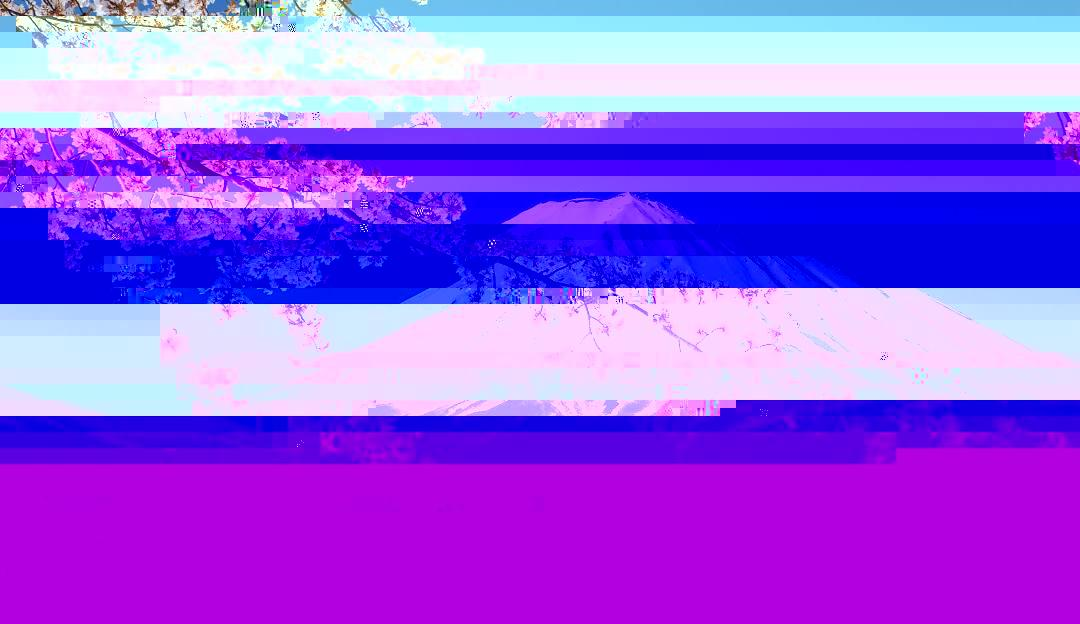
#> input picture glitched_image.jpg, 1080 x 624 px
$ jupyter execute glitch_hunt.ipynb
#> lines starting #> are read from the running program, lines starting #| are printed output that depends on the picture; after the words box and inside, x2 and y2 are one past the last pixel; in counts of white or black regions, pixels touching at a corner belong together
[cell 1]
with open("glitched_image.jpg", "rb") as f:
    data = f.read()
print(len(data))

[cell 2]
with open("glitched_image.jpg", "rb") as f:
    data = f.read()

print("Header bytes:", data[:10])
print("Ending bytes:", data[-10:])

[cell 3]
from PIL import Image

try:
    img = Image.open("glitched_image.jpg")
#> img is the input picture: PIL image 1080x624 RGB; mean R, G, B 152.7, 91.9, 238.6
    img.save("fixed_image.jpg", "JPEG")
    print("Re-encoded successfully!")
except Exception as e:
    print("Error:", e)

[cell 4]
import cv2

img = cv2.imread("glitched_image.jpg")
#> img: shape (624, 1080, 3)
cv2.imwrite("fixed_image.jpg", img)
#> Out = True

[cell 5]
from PIL import Image
import numpy as np

img = Image.open("glitched_image.jpg")
arr = np.array(img)
print("Shape:", arr.shape)
#| Shape: (624, 1080, 3)

[cell 6]
from PIL import Image
import numpy as np

img = Image.open("glitched_image.jpg")
arr = np.array(img)

# Compute the average color across the image
mean_color = arr.mean(axis=(0, 1))
#> mean_color = [152.7, 91.89, 238.6]

# Detect abnormal (glitched) horizontal lines by brightness jumps
row_diff = np.abs(np.diff(arr.mean(axis=(1, 2))))
#> row_diff = 623 values, max 98.72 at index 415, min 0 at index 369, mean 1.52
threshold = np.mean(row_diff) + 3*np.std(row_diff)
#> threshold = 24.49
glitch_rows = np.where(row_diff > threshold)[0]
#> glitch_rows = [15, 31, 111, 127, 143, 175, 191, 207, 287, 303, 399, 415]

# Replace glitched rows with average color (simple visual repair)
for r in glitch_rows:
    arr[r] = mean_color
#> this loop made 12 passes
#> r on passes 1 to 12: 15, 31, 111, 127, 143, 175, 191, 207, 287, 303, 399, 415
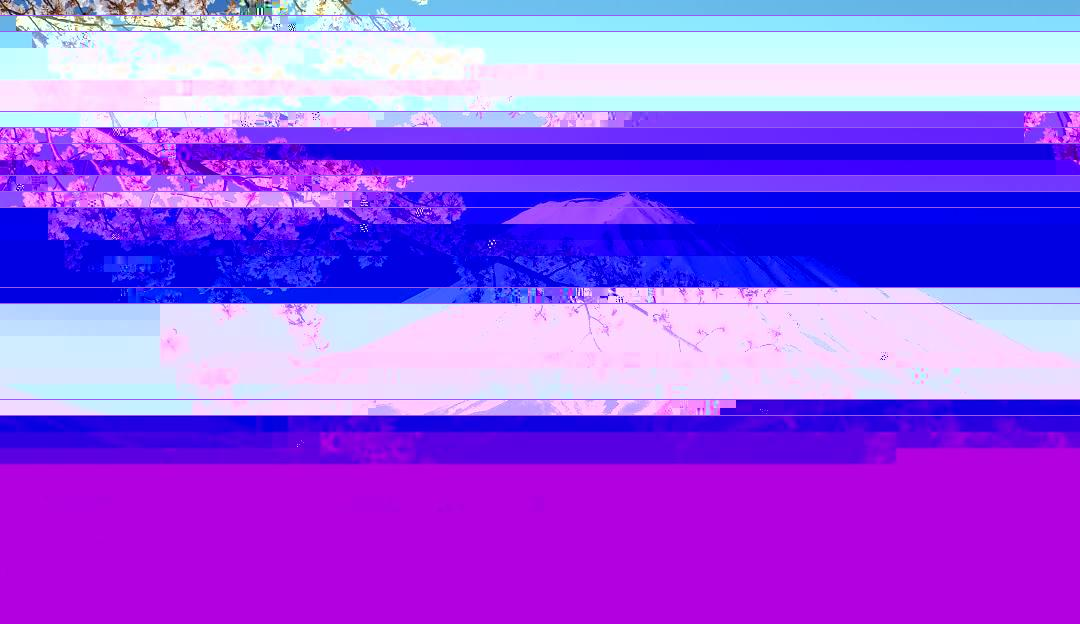
#> arr: shape (624, 1080, 3); 1.92% of pixels changed, all inside (x1, y1, x2, y2) = (0, 15, 1080, 416)

Image.fromarray(arr.astype('uint8')).save("fixed_image.jpg")
print("Glitch rows fixed:", len(glitch_rows))
#| Glitch rows fixed: 12

[cell 7]
from PIL import Image
import numpy as np

img = Image.open("glitched_image.jpg")
arr = np.array(img)
print(arr)
#> (printed output is left out)

[cell 8]
import matplotlib.pyplot as plt

plt.imshow(arr[:])
plt.show()

[cell 9]
import matplotlib.pyplot as plt

plt.figure(figsize=(12,6))  # make figure bigger
plt.imshow(arr[0:50, :, :])  # select first 50 rows, all columns
plt.axis('off')  # hide axes
plt.show()
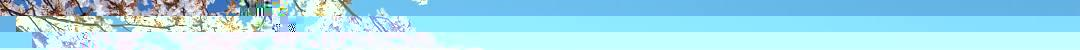
#> shown: shape (50, 1080, 3); mean R, G, B 164.2, 219.1, 235.8

[cell 10]
# Display first 50 rows
plt.imshow(arr[:50, :, :])
plt.show()

# Display next 50 rows
plt.imshow(arr[50:100, :, :])
plt.show()
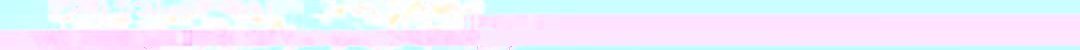
#> shown: shape (50, 1080, 3); mean R, G, B 238.2, 239.5, 253.8

[cell 11]
import numpy as np
from PIL import Image

img = Image.open("glitched_image.jpg")
arr = np.array(img)

block_size = 17  # ~16.666 rounded
height = arr.shape[0]
#> height = 624

$ run again, with mount_fuji.jpg copied over glitched_image.jpg
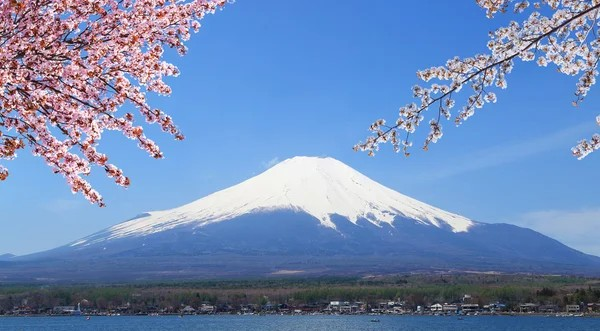
#> input picture mount_fuji.jpg, 600 x 331 px
#> img is the input picture: PIL image 600x331 RGB; mean R, G, B 112.7, 139.6, 183.2
#> img: shape (331, 600, 3)
#> Out = True
#| Shape: (331, 600, 3)
#> mean_color = [112.7, 139.6, 183.2]
#> row_diff = 330 values, max 8.19 at index 311, min 0.0361 at index 182, mean 1.56
#> threshold = 5.65
#> glitch_rows = [15, 60, 308, 309, 311, 314, 315]
#> the loop `for r in glitch_rows:` made 7 passes
#> r on passes 1 to 7: 15, 60, 308, 309, 311, 314, 315
#> after the loop `for r in glitch_rows:`:
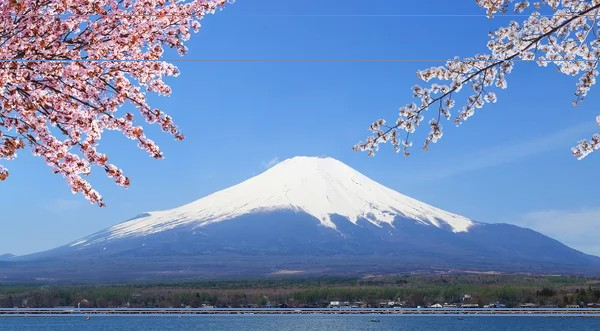
#> arr: shape (331, 600, 3); 2.11% of pixels changed, all inside (x1, y1, x2, y2) = (0, 15, 600, 316)
#| Glitch rows fixed: 7
#> (printed output is left out)
#> `plt.show()`:
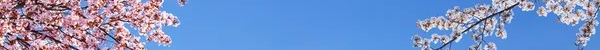
#> shown: shape (50, 600, 3); mean R, G, B 121.2, 146.6, 197.8
